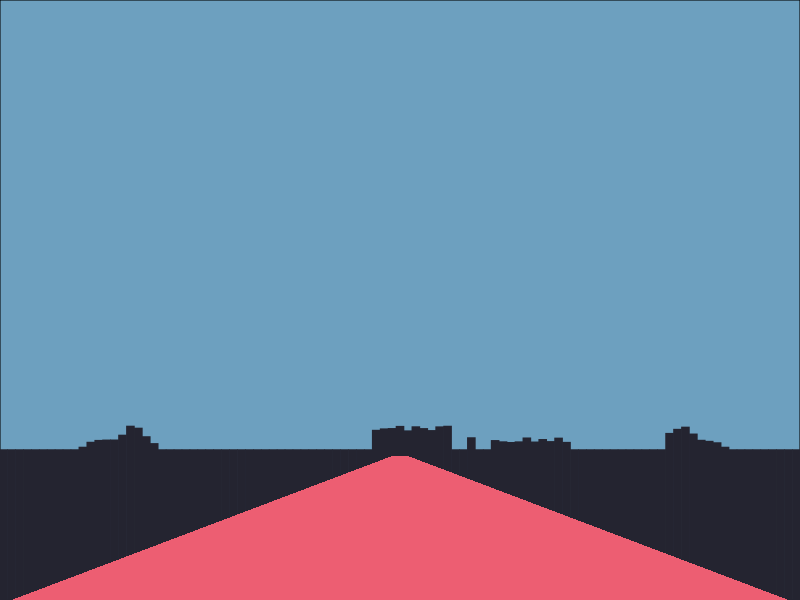
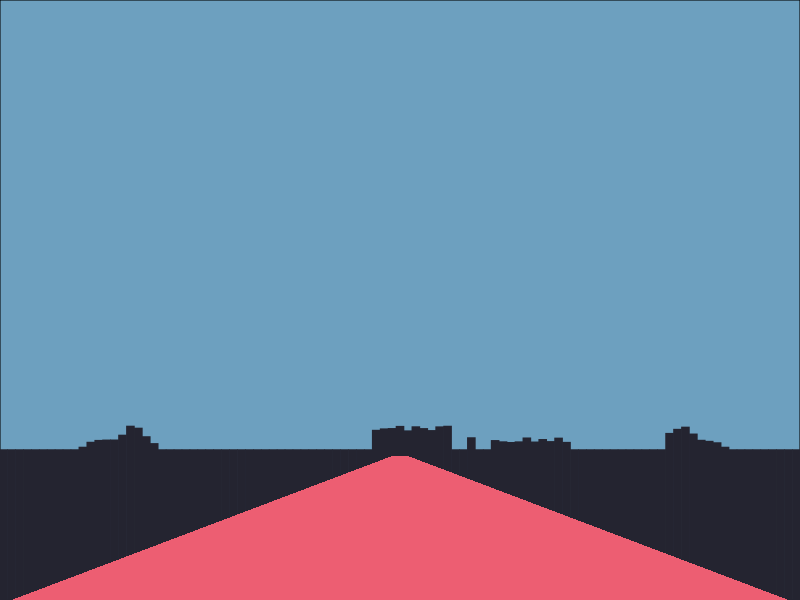

Write R code to recreate these figures, in order.
library(tidyverse)

# colours
# i asked a painter why the roads are coloured #ED5E72
pal <- c(sky = "#6DA0BF", horizon = "#242430", road = "#ED5E72")

# create some mountain ranges using random distributions, not aiming for perfection here
# In 1984, I was hospitalised for approaching perfection...
range1 <- c(sort(runif(7, 0.25, 0.29)), sort(runif(3, 0.25, 0.31), decreasing = TRUE))
range2 <- runif(10, 0.28, 0.29)
range3 <- 0.27
range4 <- runif(10, 0.26, 0.27)
range5 <- c(sort(runif(3, 0.25, 0.29)), sort(runif(5, 0.25, 0.31), decreasing = TRUE))

# length of x-axis that will be required to be filled by horizon line
101 - length(c(range1, range2, range3, range4, range5))

# tibble for horizon - insert ranges in between constant y-values
horizon <- tibble(x = seq(0, 1, 0.01),
                  y = c(rep(0.25, 10), range1, rep(0.25, 27), range2, rep(0.25, 2), 
                        range3, rep(0.25, 2), range4, rep(0.25, 12), range5, rep(0.25, 9)))

# tibble for road
road <- tibble(x = c(0.01, 0.49, 0.51, 0.99),
               y = c(0, 0.24, 0.24, 0))

# plot
ggplot(horizon, aes(x, y)) +
  # horizon
  geom_col(colour = pal[2], fill = pal[2]) +
  # road
  geom_polygon(data = road, aes(x, y), fill = pal[3]) +
  # leaving out the band name as can't get the right font - chalkboard is close but looks lame
  #annotate("text", x = 0.2, y = 0.8, label = "SiLver\nJews",
  #         size = 20, fontface = "bold", family = "ChalkboardSE-Bold") +
  scale_x_continuous(expand = c(0, 0)) +
  # set limits of y axis
  scale_y_continuous(limits = c(0, 1), expand = c(0,0)) +
  # void themes
  theme_void() +
  # fill in background for sky
  theme(plot.background = element_rect(fill = pal[1]),
        plot.margin = margin(0, 0, 0, 0))

# save plot
ggsave("american_water_R.png", width = 2, height = 2)
